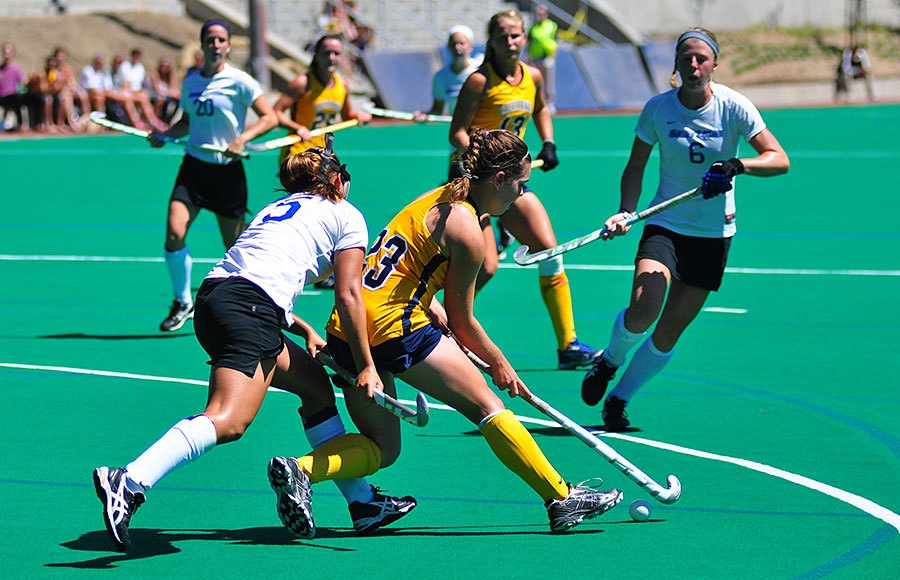
#> input picture fockeyImg.jpg, 900 x 580 px, given in place of UConnFockey.mp4, which was not available
$ python FieldHockeyVideo.py
#> lines starting #> are read from the running program, lines starting #| are printed output that depends on the picture; after the words box and inside, x2 and y2 are one past the last pixel; in counts of white or black regions, pixels touching at a corner belong together; pictures that were not available may be replaced by others from this repository, and a replacement may not be noted
from collections import deque
#from imutils.video import VideoStream
import numpy as np
import argparse
import cv2
#import imutils
import time

cap = cv2.VideoCapture("UConnFockey.mp4")
fgbg = cv2.createBackgroundSubtractorMOG2()

if cap.isOpened()== False:
    print('Error opening video file')

while(cap.isOpened()):
    ret, frame = cap.read()
#> frame is the input picture: shape (580, 900, 3); mean B, G, R 122.1, 142.7, 59.4
    if frame is None:
        break;
    frame_med = cv2.medianBlur(frame, 5)
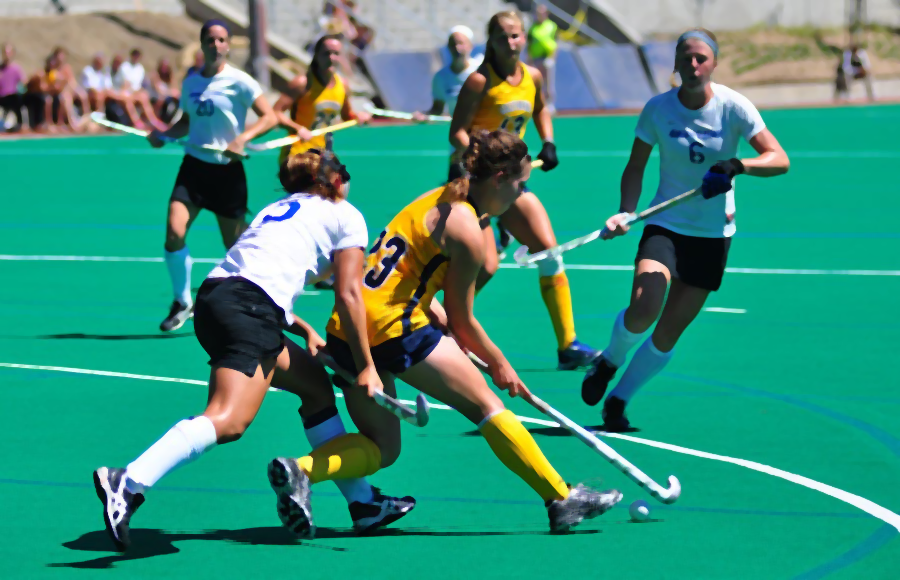
#> frame_med: shape (580, 900, 3); mean B, G, R 122.1, 142.9, 58.8
    grayFrame = cv2.cvtColor(frame, cv2.COLOR_BGR2GRAY)
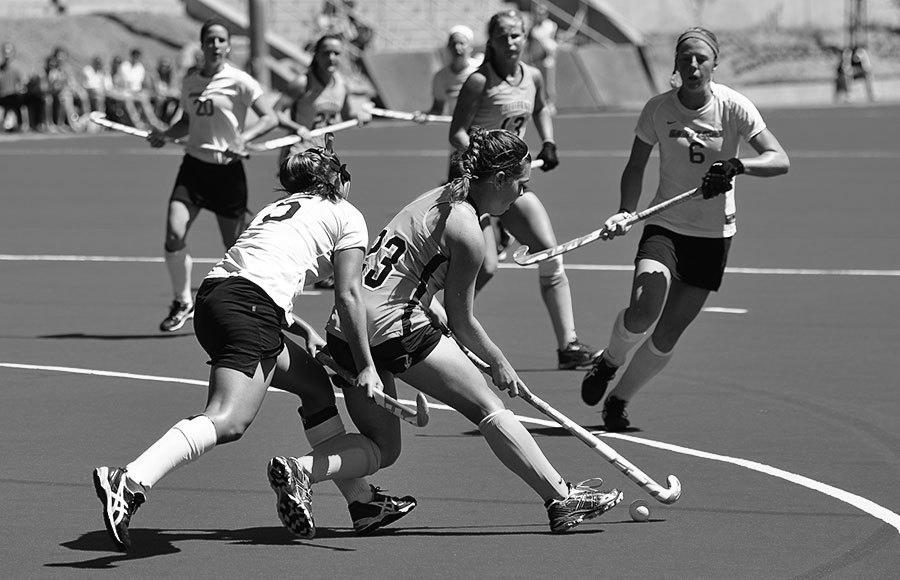
#> grayFrame: shape (580, 900); min 0, max 255, mean 115.5
    blurred_frame = cv2.GaussianBlur(frame, (5, 5), 0)
    fgmask = fgbg.apply(frame)
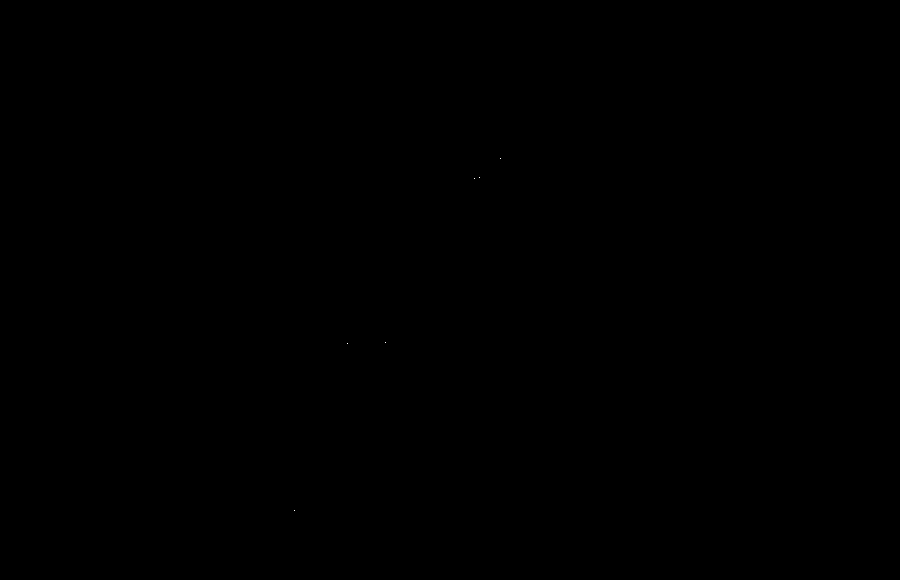
#> fgmask: shape (580, 900); values 127 (black) and 255 (white), 0% white in thin lines or dots, all inside (x1, y1, x2, y2) = (294, 158, 501, 511)

    # [4 lines of commented-out code are left out]

    hsv_img = cv2.cvtColor(frame, cv2.COLOR_BGR2HSV)
#> hsv_img: shape (580, 900, 3); mean H, S, V 75.4, 177.9, 152.5
    lower_white = np.array([0, 0, 180])
    upper_white = np.array([255, 255, 255])
    lower_blue = np.array([110, 50, 50])
    upper_blue = np.array([130, 255, 255])
    mask = cv2.inRange(frame, lower_white, upper_white)
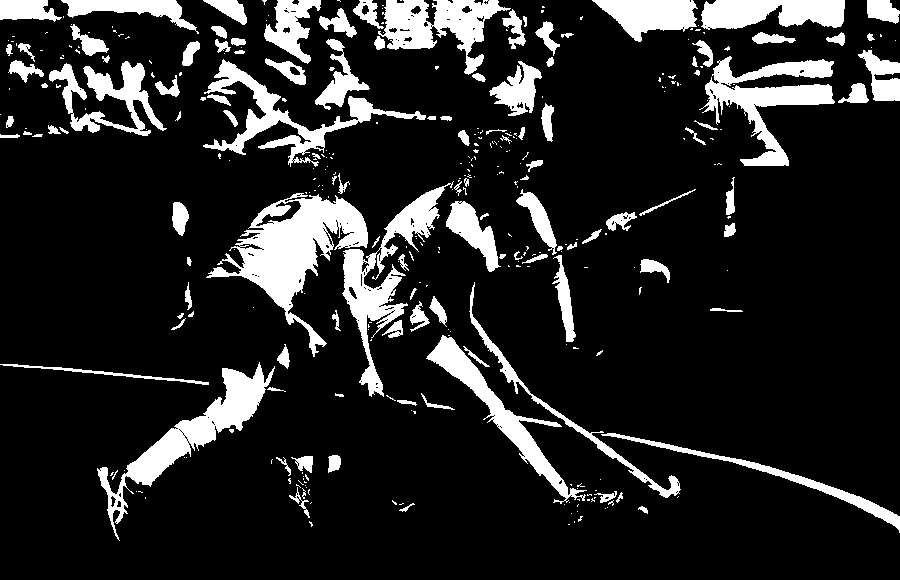
#> mask: shape (580, 900); 14.6% white; 349 white regions (230 under 20 px)
    #mask = cv2.erode(mask, None, iterations=2)
    #mask = cv2.dilate(mask, None, iterations=2)

    contours, _ = cv2.findContours(mask, cv2.RETR_TREE, cv2.CHAIN_APPROX_NONE)
#> contours = 553 contours, 436 with area under 20; largest, box (x1, y1, x2, y2) and area: (206, 193, 368, 357) 8508, (97, 362, 275, 541) 5417, (342, 181, 454, 397) 4935, (699, 56, 835, 166) 4768, (378, 0, 511, 75) 4258

    if len(contours)>0:
        for contour in contours:
            #cv2.drawContours(frame, contour, -1, (255, 0, 0), 3)
            x, y, w, h = cv2.boundingRect(contour)
            #print(cv2.contourArea(contour))
            if (h >= (1.5) * w):
                if (w > 15 and h >= 15):
                    player_img = frame[y:y + h, x:x + w]
                    player_hsv = cv2.cvtColor(player_img, cv2.COLOR_BGR2HSV)
                    mask1 = cv2.inRange(player_hsv, lower_blue, upper_blue)
                    res1 = cv2.bitwise_and(player_img, player_img, mask=mask1)
                    res1 = cv2.cvtColor(res1, cv2.COLOR_HSV2BGR)
                    res1 = cv2.cvtColor(res1, cv2.COLOR_BGR2GRAY)
                    nzCount = cv2.countNonZero(res1)
                    if (nzCount >= 10):
                        # Mark blue jersy players as france
                        cv2.rectangle(frame_med, (x, y), (x + w, y + h), (255, 0, 0), 3)
            #c = min(contours, key=cv2.contourArea)
            ((x, y), radius) = cv2.minEnclosingCircle(contour)
            #M = cv2.moments(c)
            #center = (int(M["m10"] / M["m00"]), int(M["m01"] / M["m00"]))
            if radius < 2 and radius > 0.5:
            # draw the circle and centroid on the frame,
                cv2.circle(frame, (int(x), int(y)), int(radius),
                       (0, 255, 255), 2)
#> this loop made 553 passes
#> (w, h, nzCount) on passes 126, 131: (20, 31, 54), (18, 31, 6)
#> (w, h, radius) on passes 3 to 8: (4, 6, 2.69), (5, 6, 3.2), (1, 1, 0.0001), (1, 1, 0.0001), (1, 1, 0.0001), (1, 1, 0.0001)
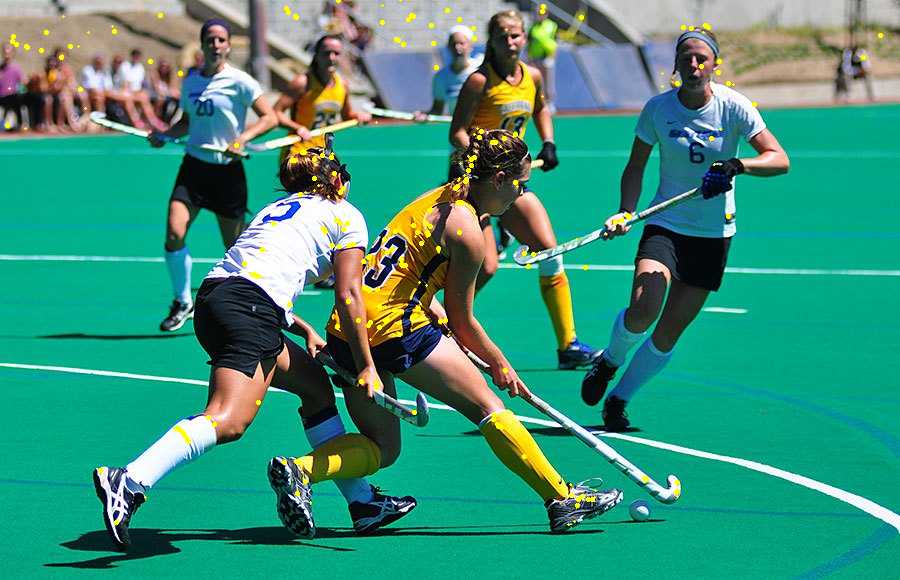
#> frame: shape (580, 900, 3); 0.74% of pixels changed, all inside (x1, y1, x2, y2) = (5, 0, 883, 526)
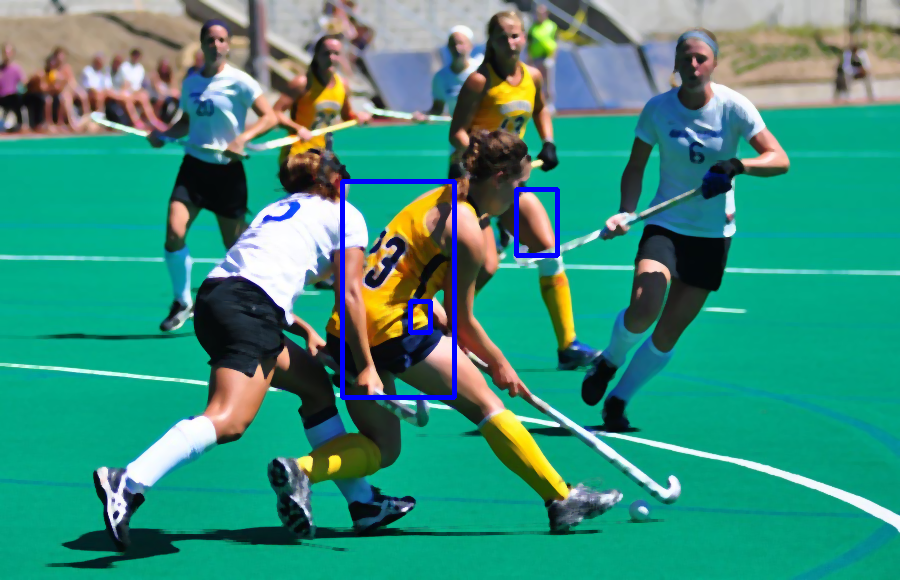
#> frame_med: shape (580, 900, 3); 0.92% of pixels changed, all inside (x1, y1, x2, y2) = (340, 179, 560, 400)
#> player_hsv: shape (40, 24, 3); mean H, S, V 38.9, 74.5, 164.6
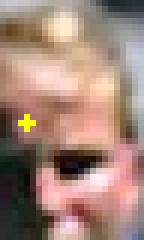
#> player_img: shape (40, 24, 3) (shown 6 times larger); mean B, G, R 120, 133, 163.2
            #cv2.circle(frame, center, 5, (0, 0, 255), -1)

    #hsv_img[mask > 0] = ([75, 255, 200])
    #different method for extracting foreground

    """res = cv2.bitwise_and(frame, frame, mask=mask)
    res_bgr = cv2.cvtColor(res, cv2.COLOR_HSV2BGR)
    res_gray = cv2.cvtColor(res, cv2.COLOR_BGR2GRAY)
    kernel = np.ones((13, 13), np.uint8)
    thresh = cv2.threshold(res_gray, 127, 255, cv2.THRESH_BINARY_INV | cv2.THRESH_OTSU)[1]
    thresh = cv2.morphologyEx(thresh, cv2.MORPH_CLOSE, kernel)
    #while ret == True:"""
    cv2.imshow('Frame', frame)
    if cv2.waitKey(1) == 27:
#> (key Esc is pressed here)
        break

cap.release()
